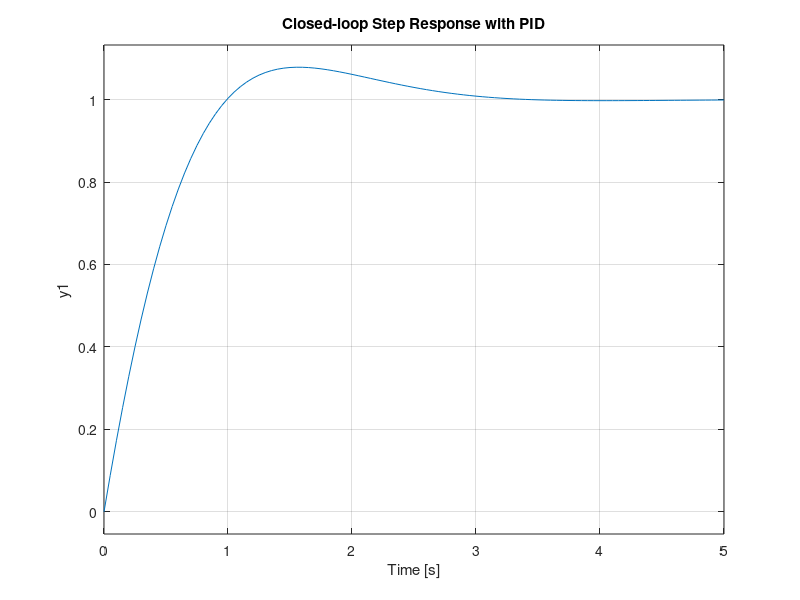

The MATLAB script that drew this image: (Note: this script raises an error after producing the figure.)
clc;
clear;
close all;

s = tf('s');

% Plant
G = 1/(s^2 + 3*s + 2);

% PID gains
Kp = 7.2;
Ki = 7.2;
Kd = 1.8;

% PID controller
C = pid(Kp, Ki, Kd);

% Closed-loop transfer function
T = feedback(C*G, 1);

% Step response
figure;
step(T);
grid on;
title('Closed-loop Step Response with PID');

% Step response information
info = stepinfo(T)
